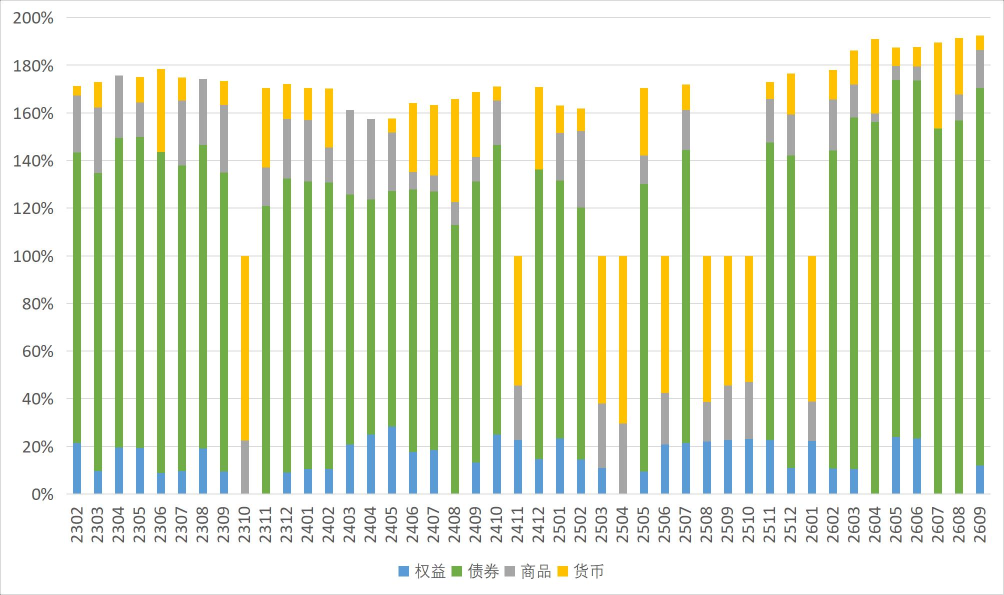
#> input picture data/target/weights_chart.png, 2008 x 1190 px (shown at 1/2 size)
$ python digitize_chart.py
#> lines starting #> are read from the running program, lines starting #| are printed output that depends on the picture; after the words box and inside, x2 and y2 are one past the last pixel; in counts of white or black regions, pixels touching at a corner belong together
#> in main, img is the input picture: shape (1190, 2008, 3); mean R, G, B 225.7, 233.3, 213
"""Digitize the stacked weight bar chart (report p.3) into data/target/chart_weights.csv."""
from pathlib import Path

import numpy as np
import pandas as pd
from PIL import Image

ROOT = Path(__file__).resolve().parents[1]
COLORS = {"eq": (91, 155, 213), "bond": (112, 173, 71), "cmd": (165, 165, 165), "cash": (255, 192, 0)}


def classify(px):
    d = {k: np.abs(px[..., :3].astype(int) - np.array(c)).sum(-1) for k, c in COLORS.items()}
#> d = 4 items
    stack = np.stack(list(d.values()), -1)
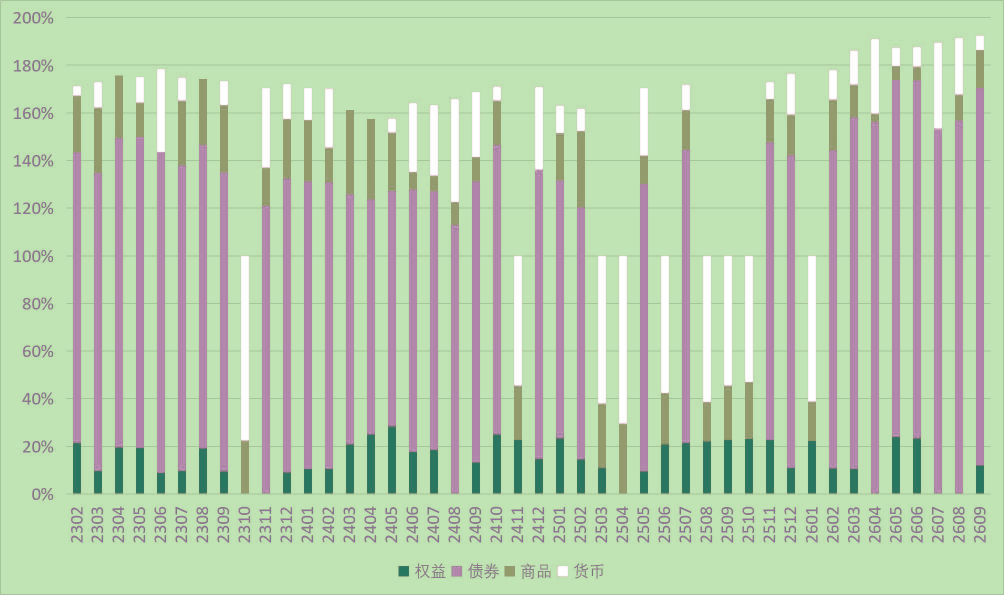
#> stack: shape (1190, 2008, 4) int64 (shown at 1/2 size); mean of channels 0, 1, 2, 3 274.9, 326.2, 237.3, 295; transparent parts drawn white
    lab = stack.argmin(-1)
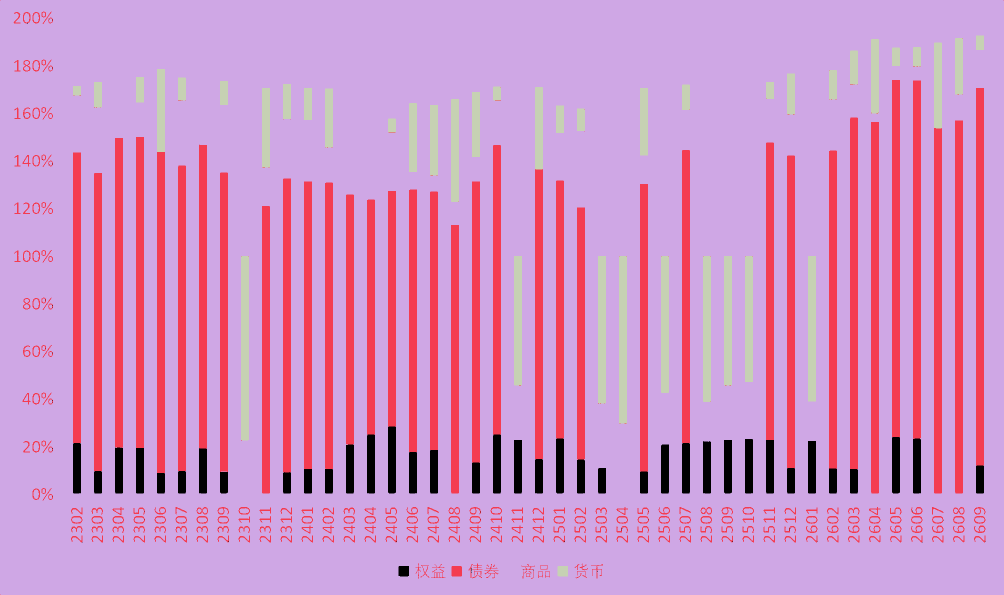
#> lab: shape (1190, 2008) int64 (shown at 1/2 size); 4 distinct labels, from 0 to 3; one colour per label, 0 black
    lab[stack.min(-1) > 60] = -1
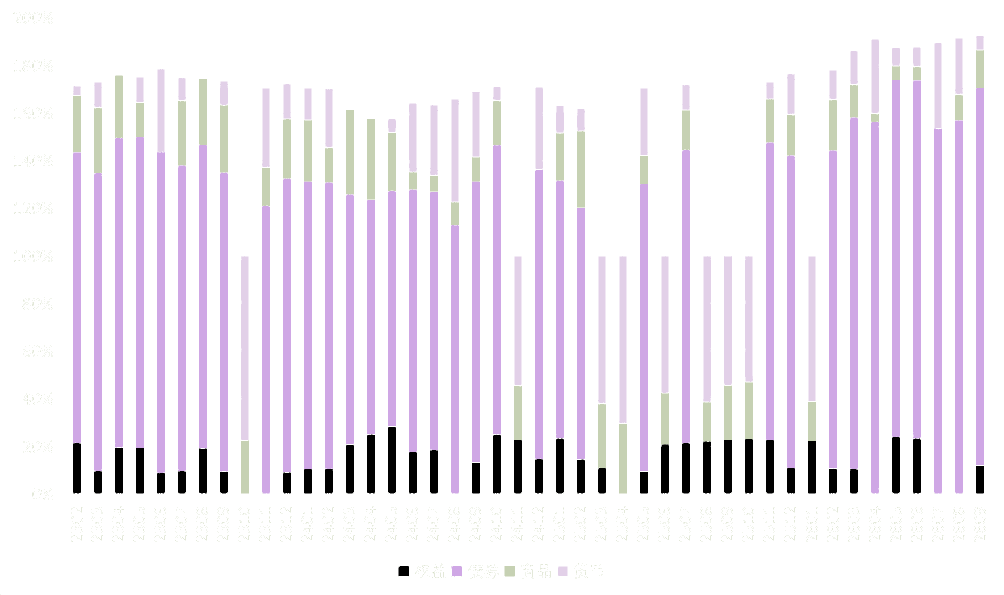
#> lab: shape (1190, 2008) int64 (shown at 1/2 size); 5 distinct labels, from -1 to 3; one colour per label, 0 black, -1 white
    return lab


def main():
    img = np.array(Image.open(ROOT / "data/target/weights_chart.png").convert("RGB"))
    lab = classify(img)
    colored = lab >= 0
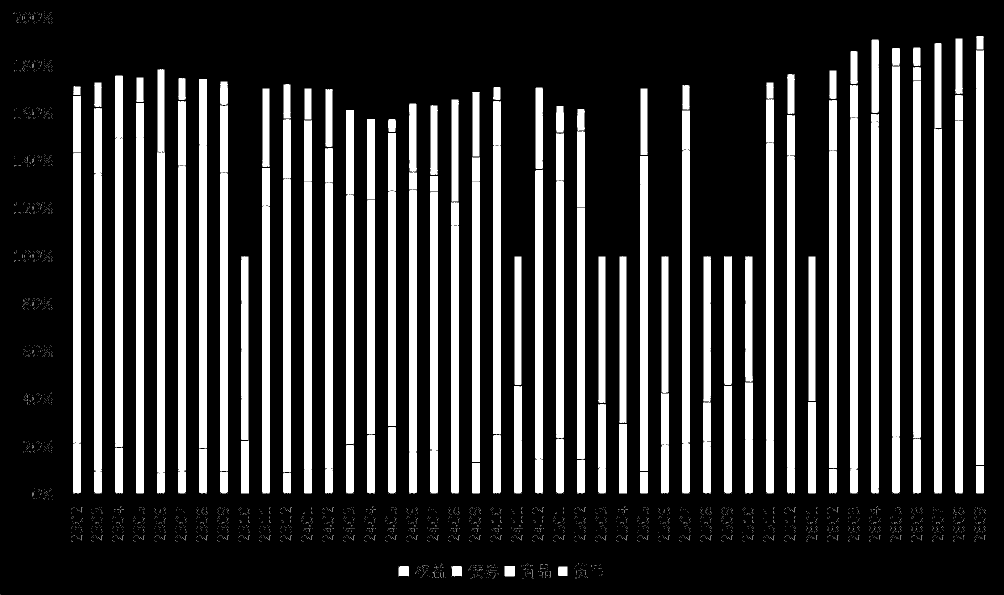
#> colored: shape (1190, 2008) bool (shown at 1/2 size); 22% white; 3501 white regions (3397 under 20 px), largest, box (x1, y1, x2, y2) and area: (1784, 132, 1800, 987) 13643, (1952, 100, 1968, 930) 13265, (314, 138, 330, 987) 13209
    # baseline: lowest row with many colored pixels
    rows = colored.sum(1)
#> rows = 1190 values, max 712 at index 902, min 0 at index 0, mean 442.7
    base = int(np.where(rows > 200)[0].max())
#> base = 986
    cols = colored[base - 3]
    edges = np.flatnonzero(np.diff(np.r_[0, cols.astype(int), 0]))
#> edges = 92 values from 82 to 1968
    bars = [(a, b) for a, b in zip(edges[::2], edges[1::2]) if b - a > 10]
#> bars = 44 pairs, first value 146 to 1952, second value 162 to 1968
    months = pd.period_range("2023-02", "2026-09", freq="M")
    assert len(bars) == len(months), (len(bars), len(months))
    # scale from the bars that top out at exactly 100% (bond == 0 bars): find their tops
    heights = []
    out = []
    for (a, b), m in zip(bars, months):
        c = (a + b) // 2
        col = lab[: base + 1, c - 3: c + 4]
        counts = {k: int(np.median((col == i).sum(0))) for i, k in enumerate(COLORS)}
        heights.append(sum(counts.values()))
        out.append({"month": str(m), **counts})
#> this loop made 44 passes
#> (a, b, c, counts) on passes 1 to 10: (146, 162, 154, {'eq': 101, 'bond': 581, 'cmd': 112, 'cash': 17}), (188, 204, 196, {'eq': 45, 'bond': 596, 'cmd': 130, 'cash': 49}), (230, 246, 238, {'eq': 90, 'bond': 618, 'cmd': 125, 'cash': 0}), (272, 288, 280, {'eq': 91, 'bond': 622, 'cmd': 68, 'cash': 49}), (314, 330, 322, {'eq': 40, 'bond': 641, 'cmd': 0, 'cash': 165}), (356, 372, 364, {'eq': 45, 'bond': 611, 'cmd': 128, 'cash': 44}), (398, 414, 406, {'eq': 88, 'bond': 606, 'cmd': 132, 'cash': 0}), (440, 456, 448, {'eq': 43, 'bond': 596, 'cmd': 133, 'cash': 47}), (482, 498, 490, {'eq': 0, 'bond': 0, 'cmd': 105, 'cash': 367}), (524, 540, 532, {'eq': 0, 'bond': 575, 'cmd': 75, 'cash': 157})
#> after the loop, heights = 44 values, max 911 at index 43, min 470 at index 30, mean 750.7; out = 44 items
    df = pd.DataFrame(out)
#> df = table of 44 rows and 5 columns
    tot = df[list(COLORS)].sum(1)
    no_bond = df.bond < 5
    px_per_100 = np.median(tot[no_bond])
#> px_per_100 = 472
    df[list(COLORS)] = df[list(COLORS)] / px_per_100
    df["total"] = df[list(COLORS)].sum(1)
    df.round(4).to_csv(ROOT / "data/target/chart_weights.csv", index=False)
    print(f"baseline y={base}, px per 100% = {px_per_100}")
#| baseline y=986, px per 100% = 472.0
    print(df.round(3).to_string(index=False))
#|   month    eq  bond   cmd  cash  total
#| 2023-02 0.214 1.231 0.237 0.036  1.718
#| 2023-03 0.095 1.263 0.275 0.104  1.737
#| 2023-04 0.191 1.309 0.265 0.000  1.765
#| 2023-05 0.193 1.318 0.144 0.104  1.758
#| 2023-06 0.085 1.358 0.000 0.350  1.792
#| 2023-07 0.095 1.294 0.271 0.093  1.754
#| 2023-08 0.186 1.284 0.280 0.000  1.750
#| 2023-09 0.091 1.263 0.282 0.100  1.735
#| 2023-10 0.000 0.000 0.222 0.778  1.000
#| 2023-11 0.000 1.218 0.159 0.333  1.710
#| 2023-12 0.085 1.242 0.252 0.146  1.725
#> (further printed lines are left out)


if __name__ == "__main__":
    main()
